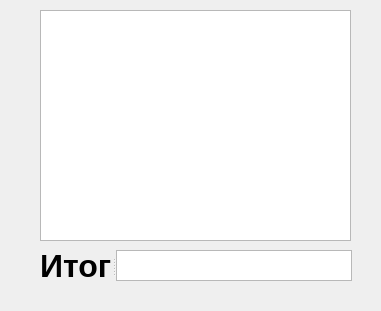
<?xml version="1.0" encoding="UTF-8"?>
<ui version="4.0">
 <class>Form</class>
 <widget class="QWidget" name="Form">
  <property name="geometry">
   <rect>
    <x>0</x>
    <y>0</y>
    <width>381</width>
    <height>311</height>
   </rect>
  </property>
  <property name="windowTitle">
   <string>Итоговая стоимость</string>
  </property>
  <widget class="QTableWidget" name="tableWidget">
   <property name="geometry">
    <rect>
     <x>40</x>
     <y>10</y>
     <width>311</width>
     <height>231</height>
    </rect>
   </property>
  </widget>
  <widget class="QSplitter" name="splitter">
   <property name="geometry">
    <rect>
     <x>40</x>
     <y>250</y>
     <width>312</width>
     <height>31</height>
    </rect>
   </property>
   <property name="orientation">
    <enum>Qt::Horizontal</enum>
   </property>
   <widget class="QLabel" name="label">
    <property name="font">
     <font>
      <pointsize>24</pointsize>
      <weight>75</weight>
      <bold>true</bold>
     </font>
    </property>
    <property name="text">
     <string>Итог</string>
    </property>
   </widget>
   <widget class="QTextEdit" name="textEdit"/>
  </widget>
 </widget>
 <resources/>
 <connections/>
</ui>
